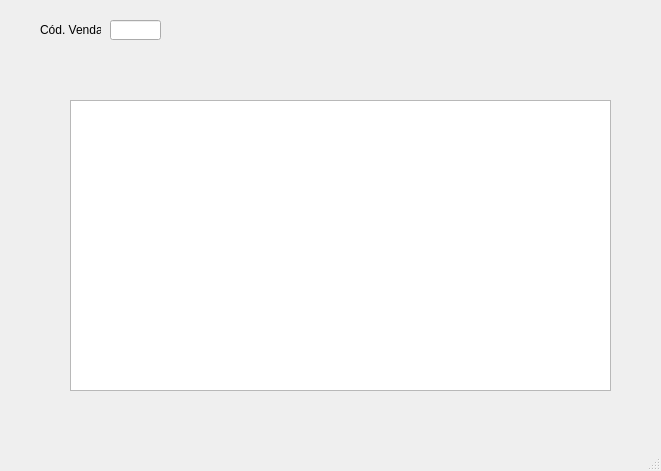
<?xml version="1.0" encoding="UTF-8"?>
<ui version="4.0">
 <class>FormVenda</class>
 <widget class="QMainWindow" name="FormVenda">
  <property name="geometry">
   <rect>
    <x>0</x>
    <y>0</y>
    <width>661</width>
    <height>471</height>
   </rect>
  </property>
  <property name="windowTitle">
   <string>Venda</string>
  </property>
  <property name="windowIcon">
   <iconset>
    <normaloff>../../../../Users/hebernote/img/loja.png</normaloff>../../../../Users/hebernote/img/loja.png</iconset>
  </property>
  <widget class="QWidget" name="centralwidget">
   <widget class="QLabel" name="label">
    <property name="geometry">
     <rect>
      <x>40</x>
      <y>20</y>
      <width>61</width>
      <height>20</height>
     </rect>
    </property>
    <property name="text">
     <string>Cód. Venda:</string>
    </property>
   </widget>
   <widget class="QLineEdit" name="lineEdit">
    <property name="geometry">
     <rect>
      <x>110</x>
      <y>20</y>
      <width>51</width>
      <height>20</height>
     </rect>
    </property>
    <property name="text">
     <string/>
    </property>
    <property name="readOnly">
     <bool>true</bool>
    </property>
   </widget>
   <widget class="QListWidget" name="listWidget">
    <property name="geometry">
     <rect>
      <x>70</x>
      <y>100</y>
      <width>541</width>
      <height>291</height>
     </rect>
    </property>
   </widget>
  </widget>
  <widget class="QStatusBar" name="statusbar"/>
 </widget>
 <resources/>
 <connections/>
</ui>
